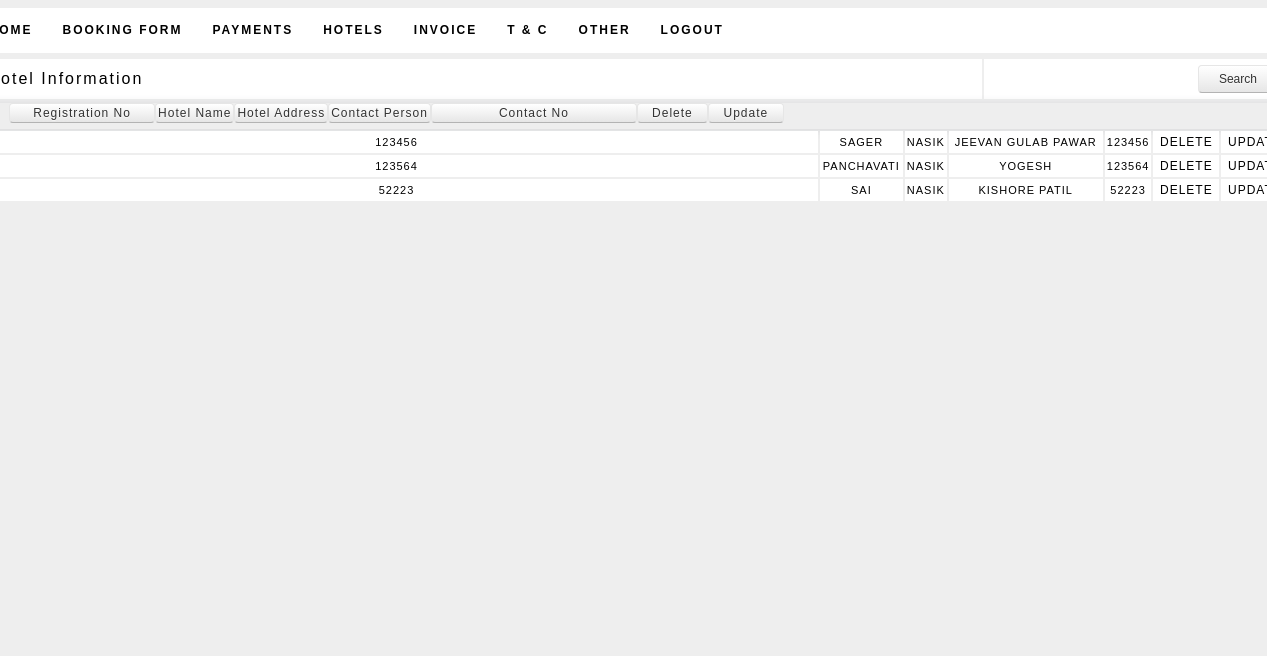
Before: /holidays/hotel.php with the older database file.
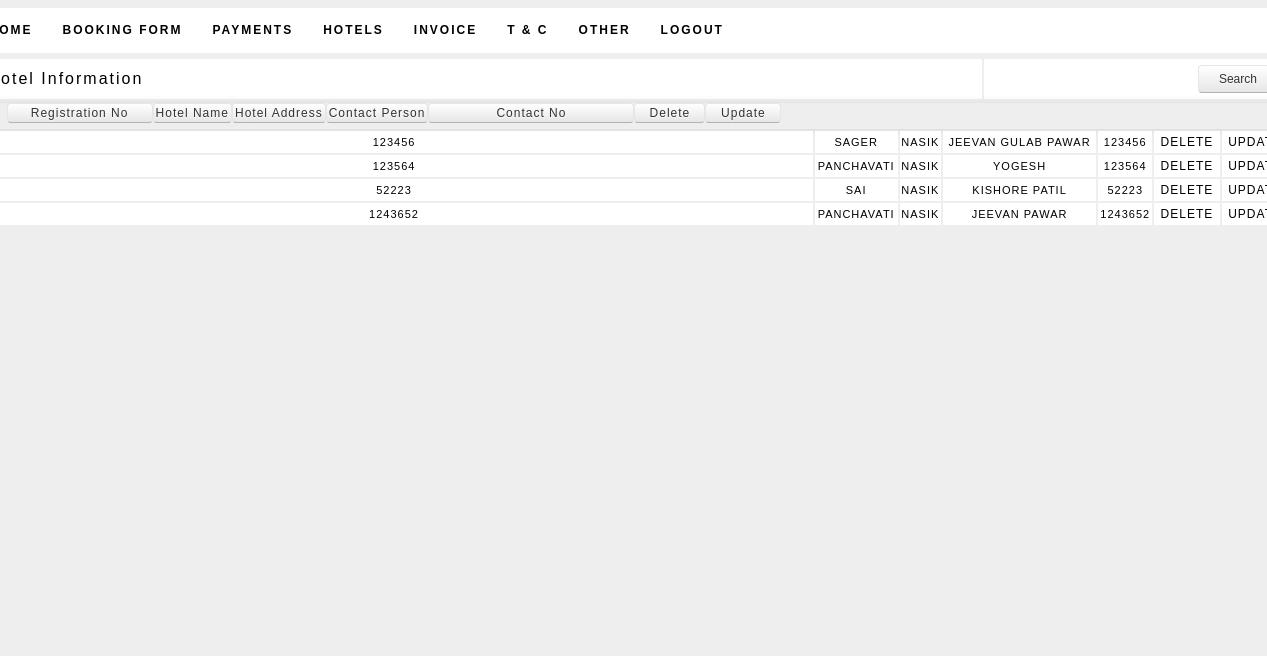
After: the same page with the newer database file.
### tables this page shows
CREATE TABLE IF NOT EXISTS `hotel` (
  `h_id` int(11) NOT NULL AUTO_INCREMENT,
  `h_date` date NOT NULL,
  `h_name` varchar(25) NOT NULL,
  `h_address` text NOT NULL,
  `h_reg` varchar(25) NOT NULL,
  `h_pname` varchar(100) NOT NULL,
  `h_mob` bigint(11) NOT NULL,
  `h_ph` bigint(10) NOT NULL,
  `h_email` varchar(100) NOT NULL,
  `h_pin` int(10) NOT NULL,
  `h_bank` text NOT NULL,
  `h_ac` bigint(25) NOT NULL,
  PRIMARY KEY (`h_id`)
);

### holidays/hotel.php (the view, shortened to what this page needs)
<?php
	$hotel="select * from hotel";
	$hotel_res=mysql_query($hotel);
?>
<html>
<head>
<link rel="stylesheet" href="../styles2.css" type="text/css" />
<link rel="stylesheet" type="text/css" href="../css/style.css" />
</head>
<body>
<div id="container">
<div id="sub-header">
	<?php
    include("include/p_header.php");
    ?>
        <form action="" method="post">
       	<table class="emp_tab">
        <tr class="search_res">
        <td class="info">Hotel Information</td>
        <td width="305">
        <input class="result" name="result" type="text">
        <input class="go" name="go" type="submit" value="Search">
        </td>
        </tr>
        </table>
        </form>
        <table class="emp_tab">
        <tr class="menu_header">
        <td width="140">Registration No</td>
        <td>Hotel Name</td>
        <td>Hotel Address</td>
        <td>Contact Person</td>
        <td width="200">Contact No</td>
        <td width="65">Delete</td>
        <td width="70">Update</td>
        </tr>
		<?php
			while($row_hotel=mysql_fetch_array($hotel_res))
			{
				echo "<tr class='pagi'>";
				echo "<td>";
				echo $row_hotel[4];
				echo "</td>";
				echo "<td>";
				echo $row_hotel[2];
				echo "</td>";
				echo "<td>";
				echo $row_hotel[3];
				echo "</td>";
				echo "<td>";
				echo $row_hotel[5];
				echo "</td>";
				echo "<td>";
				echo $row_hotel[4];
				echo "</td>";
				echo "<td class='print'>";
				echo "<a href='?del_id=$row_hotel[0]' onclick='return confirmSubmit()'>Delete</a>";
				echo "</td>";
				echo "<td class='print'>";
				echo "<a href='updatehotel.php?uid=$row_hotel[0]'>Update</a>";
				echo "</td>";
				echo "</tr>";
			}
		?>
        </table>
    </div>
    </div>
 <div id="footer">
    </div>
</body>
</html>

Changed rows visible on the page:
added hotel: h_reg "1243652", h_name "PANCHAVATI", h_address "NASIK", h_pname "JEEVAN PAWAR"
